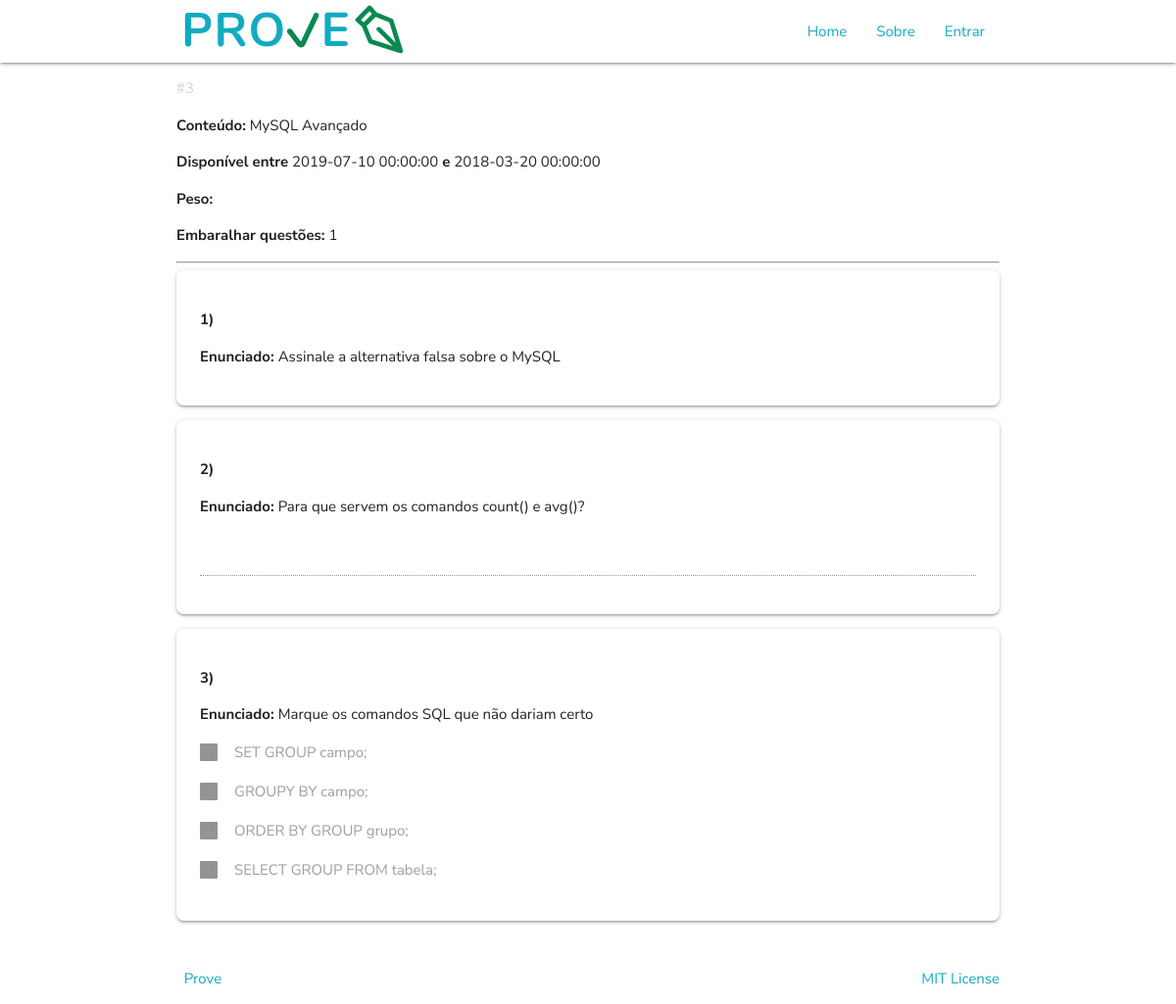
/avaliacao.php?codigo=3, run on the app's committed database.
### tables this page shows
CREATE TABLE IF NOT EXISTS `Avaliacoes` (
  `Codigo_Avaliacao` INT NOT NULL AUTO_INCREMENT,
  `Conteudo` VARCHAR(50) NOT NULL,
  `Disciplina_Codigo_Disciplina` INT NOT NULL,
  `Data_Inicio` DATETIME NOT NULL,
  `Data_Fim` DATETIME NOT NULL,
  `Peso` VARCHAR(5) NULL,
  `Embaralhar` TINYINT NULL,
  PRIMARY KEY (`Codigo_Avaliacao`),
  INDEX `fk_Avaliacoes_Disciplina1_idx` (`Disciplina_Codigo_Disciplina` ASC),
  CONSTRAINT `fk_Avaliacoes_Disciplina1`
    FOREIGN KEY (`Disciplina_Codigo_Disciplina`)
    REFERENCES `Disciplinas` (`Codigo_Disciplina`)
    ON DELETE NO ACTION
    ON UPDATE NO ACTION);

CREATE TABLE IF NOT EXISTS `Questao` (
  `Codigo_Questao` INT NOT NULL AUTO_INCREMENT,
  `Enunciado` VARCHAR(100),
  `Texto` TEXT NULL,
  `Tipo_Codigo` INT NOT NULL,
  PRIMARY KEY (`Codigo_Questao`),
  INDEX `fk_Questao_Tipo1_idx` (`Tipo_Codigo` ASC),
  CONSTRAINT `fk_Questao_Tipo1`
    FOREIGN KEY (`Tipo_Codigo`)
    REFERENCES `Tipo` (`Codigo_Tipo`)
    ON DELETE NO ACTION
    ON UPDATE NO ACTION);

### disciplinas_pdo.php (called while the page is built, shortened)
<?php
function selectPDO_discaval ($codigo, $tabela ) {
	try {
		$sql = 'select d.Codigo_Disciplina as "ID Disciplina", d.Nome as "Disciplina", a.Codigo_Avaliacao as "ID Avaliacao", a.Conteudo, a.Data_Inicio, a.Data_Fim, a.Peso, a.Embaralhar
		 FROM avaliacoes a, disciplinas d
		 WHERE d.Codigo_Disciplina = a.Disciplina_Codigo_Disciplina ';
		if($tabela == 'disciplina') {
			$sql .= ' and d.Codigo_Disciplina = '.$codigo;
		} else if ($tabela == 'avaliacao') {
			$sql .=  'and a.Codigo_Avaliacao = '.$codigo;
		}
		$sql .= " ORDER BY a.Data_Fim";
		$consulta = $GLOBALS['pdo']->query($sql);
		$registros = array();
		for ($i = 0; $linha = $consulta->fetch(PDO::FETCH_ASSOC); $i++) {
			$registros[$i] = array();
			array_push($registros[$i], $linha['ID Disciplina']);
			array_push($registros[$i], $linha['Disciplina']);
			array_push($registros[$i], $linha['ID Avaliacao']);
			array_push($registros[$i], $linha['Conteudo']);
			array_push($registros[$i], $linha['Data_Inicio']);
			array_push($registros[$i], $linha['Data_Fim']);
			array_push($registros[$i], $linha['Peso']);
			array_push($registros[$i], $linha['Embaralhar']);
		}
		return $registros;
	} catch (PDOException $e) {
		echo "Erro: ".$e->getMessage();
	}
}
?>

### avaliacao.php (the view, shortened to what this page needs)
<!DOCTYPE html>
<?php
	if (isset($_POST['codigo'])) {
		$codigo = $_POST['codigo'];
	} else if (isset($_GET['codigo'])) {
		$codigo = $_GET['codigo'];
	} else {
		$codigo = '';
	}
	include 'disciplinas_pdo.php';
	include 'avaliacao_pdo.php';
	include 'funcoes.php';
	include 'avaliacao_funcaoFormulario.php';
	$registros = selectPDO_discaval($codigo, 'avaliacao');
	if($codigo != '') {
		$cod_avaliacao = $registros[0][2];
		$conteudo = $registros[0][3];
		$data_inicio = $registros[0][4];
		$data_fim = $registros[0][5];
		$peso = $registros[0][6];
		$embaralhar = $registros[0][7];
	} else {
		$title = '';
	}
?>
<html>
<head>
	<link rel="stylesheet" href="https://cdnjs.cloudflare.com/ajax/libs/materialize/1.0.0/css/materialize.min.css">
	<link href="assets/css/login/login.css" type="text/css" rel="stylesheet" media="screen,projection"/>
</head>
<body>
	<header> <?php printHeader(); ?> </header>
	<main>
		<div class="container">
			<?php if($codigo != '') { ?>
				<div id="info-avaliacao">
				<?php
					echo "<p style='color:lightgrey'>#".$cod_avaliacao."</p>";
					echo "<p><b>Conteúdo:</b> ".$conteudo."</p>";
					echo "<p><b>Disponível entre</b> ".$data_inicio." <b>e</b> ".$data_fim."</p>";
					echo "<p><b>Peso: </b>".$peso."</p>";
					echo "<p><b>Embaralhar questões:</b> ".$embaralhar."</p>";
				?>
				</div>
				<hr/>
				<div id="questoes">
					<?php
						gerar_formulario_questoes_visualizar($codigo);
					?>
				</div>
			<?php } else { ?>
				<div id="erro_codigo">
					<p><b>Erro: </b> a página não recebeu nenhum código. Adicione, no final da URL, <code>?codigo=[codigo da disciplina]</code></p>
				</div>
			<?php } ?>
		</div>
	</main>
	<footer class="page-footer">
	</footer>
</body>
</html>

### avaliacao_funcaoFormulario.php (shortened to what this page needs)
<?php
function gerar_formulario_questoes_visualizar($cod_avaliacao, $modo_view='') {
	$query0 = "SELECT count(Questoes_Codigo_Questao) as 'qtd' FROM Questoes_has_Avaliacoes WHERE Avaliacoes_Codigo_Avaliacao = ".$cod_avaliacao;
	$consulta = $GLOBALS['pdo']->query($query0);
	$linha = $consulta->fetch(PDO::FETCH_ASSOC);
	$qtdQuestoes = $linha['qtd'];
	if($qtdQuestoes > 0)
	{
		$query = "SELECT Q.Codigo_Questao, Q.Texto, Q.Enunciado, Q.Tipo_Codigo FROM Questao Q, Questoes_has_Avaliacoes QA WHERE QA.Avaliacoes_Codigo_Avaliacao = ".$cod_avaliacao." AND QA.Questoes_Codigo_Questao = Q.Codigo_Questao ";
		$consulta = $GLOBALS['pdo']->query($query);
		$questoes = array();
		for ($i = 0; $linha = $consulta->fetch(PDO::FETCH_ASSOC); $i++) {
			$questoes[$i] = array();
			array_push($questoes[$i], $linha['Codigo_Questao']);
			array_push($questoes[$i], $linha['Texto']);
			array_push($questoes[$i], $linha['Enunciado']);
			array_push($questoes[$i], $linha['Tipo_Codigo']);
		}
		$noQuestao = 0;
		for ($i=0; $i < count($questoes); $i++) {
			$noQuestao++;
			echo "<div class='card-panel left-align'>";
				echo "<p><b>".$noQuestao.")</b><p>";
				echo "<p><b>Enunciado: </b> ".$questoes[$i][2]."</p>";
				if ($questoes[$i][3] == 1) {
					echo "<textarea class='materialize-textarea' disabled></textarea>";
				} else {
					if ($questoes[$i][3] == 2) { $tipo = 'radio'; }
					else if ($questoes[$i][3] == 3) { $tipo = 'checkbox'; }
					$query3 = "SELECT Descricao FROM Alternativa WHERE Questao_Codigo = ".$questoes[$i][0];
					$consulta = $GLOBALS['pdo']->query($query3);
					$alternativas = array();
					for ($j = 0; $linha = $consulta->fetch(PDO::FETCH_ASSOC); $j++) {
						array_push($alternativas, $linha['Descricao']);
					}
					for ($j=0; $j < count($alternativas); $j++) {
						echo "<p>
							<label>
								<input type=".$tipo." disabled/>
								<span>".$alternativas[$j]."</span>
							</label>
						</p>";
					}
				}
			echo "</div>";
		}
	} else
	{
		echo '<div><i>A avaliação ainda não tem questões.</i></div>';
	}
}
?>

### data on the page
avaliacoes: Codigo_Avaliacao "3", Conteudo "MySQL Avançado", Data_Inicio "2019-07-10 00:00:00", Data_Fim "2018-03-20 00:00:00", Embaralhar "1"
questao: Enunciado "Assinale a alternativa falsa sobre o MySQL"
questao: Enunciado "Para que servem os comandos count() e avg()?"
questao: Enunciado "Marque os comandos SQL que não dariam certo", j "SET GROUP campo;", j "GROUPY BY campo;", j "ORDER BY GROUP grupo;", j "SELECT GROUP FROM tabela;"
